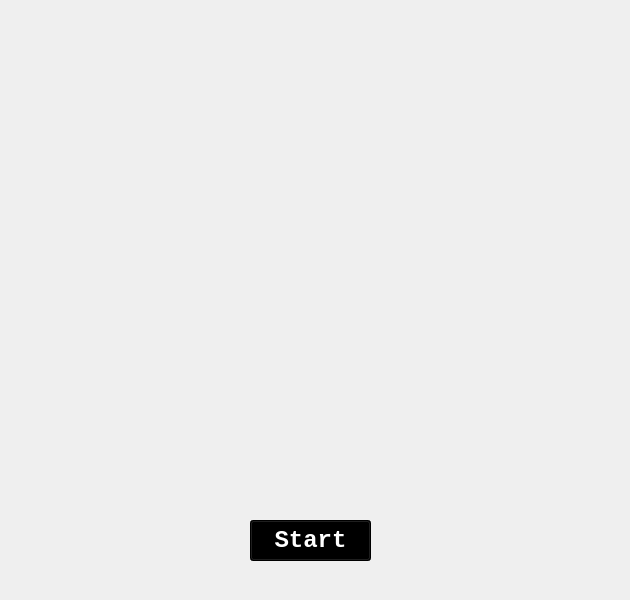
<?xml version="1.0" encoding="UTF-8"?>
<ui version="4.0">
 <class>SSC</class>
 <widget class="QMainWindow" name="SSC">
  <property name="geometry">
   <rect>
    <x>0</x>
    <y>0</y>
    <width>630</width>
    <height>600</height>
   </rect>
  </property>
  <property name="sizePolicy">
   <sizepolicy hsizetype="Fixed" vsizetype="Fixed">
    <horstretch>0</horstretch>
    <verstretch>0</verstretch>
   </sizepolicy>
  </property>
  <property name="minimumSize">
   <size>
    <width>630</width>
    <height>600</height>
   </size>
  </property>
  <property name="maximumSize">
   <size>
    <width>630</width>
    <height>600</height>
   </size>
  </property>
  <property name="palette">
   <palette>
    <active>
     <colorrole role="ButtonText">
      <brush brushstyle="SolidPattern">
       <color alpha="255">
        <red>255</red>
        <green>255</green>
        <blue>255</blue>
       </color>
      </brush>
     </colorrole>
    </active>
    <inactive>
     <colorrole role="ButtonText">
      <brush brushstyle="SolidPattern">
       <color alpha="255">
        <red>255</red>
        <green>255</green>
        <blue>255</blue>
       </color>
      </brush>
     </colorrole>
    </inactive>
    <disabled>
     <colorrole role="ButtonText">
      <brush brushstyle="SolidPattern">
       <color alpha="255">
        <red>120</red>
        <green>120</green>
        <blue>120</blue>
       </color>
      </brush>
     </colorrole>
    </disabled>
   </palette>
  </property>
  <property name="font">
   <font>
    <family>Consolas</family>
    <pointsize>10</pointsize>
   </font>
  </property>
  <property name="windowTitle">
   <string>School Management System</string>
  </property>
  <property name="windowIcon">
   <iconset>
    <normaloff>../Pictures/Main_logo.jpg</normaloff>../Pictures/Main_logo.jpg</iconset>
  </property>
  <property name="styleSheet">
   <string notr="true">background-image: url(:/Splash_Screen_BG/Pictures/Logo.jpg);</string>
  </property>
  <widget class="QWidget" name="centralwidget">
   <widget class="QPushButton" name="Start_bn">
    <property name="geometry">
     <rect>
      <x>250</x>
      <y>520</y>
      <width>121</width>
      <height>41</height>
     </rect>
    </property>
    <property name="sizePolicy">
     <sizepolicy hsizetype="Fixed" vsizetype="Fixed">
      <horstretch>0</horstretch>
      <verstretch>0</verstretch>
     </sizepolicy>
    </property>
    <property name="palette">
     <palette>
      <active>
       <colorrole role="Button">
        <brush brushstyle="SolidPattern">
         <color alpha="255">
          <red>0</red>
          <green>0</green>
          <blue>0</blue>
         </color>
        </brush>
       </colorrole>
       <colorrole role="ButtonText">
        <brush brushstyle="SolidPattern">
         <color alpha="255">
          <red>255</red>
          <green>255</green>
          <blue>255</blue>
         </color>
        </brush>
       </colorrole>
       <colorrole role="Base">
        <brush brushstyle="SolidPattern">
         <color alpha="255">
          <red>0</red>
          <green>0</green>
          <blue>0</blue>
         </color>
        </brush>
       </colorrole>
       <colorrole role="Window">
        <brush brushstyle="SolidPattern">
         <color alpha="255">
          <red>0</red>
          <green>0</green>
          <blue>0</blue>
         </color>
        </brush>
       </colorrole>
      </active>
      <inactive>
       <colorrole role="Button">
        <brush brushstyle="SolidPattern">
         <color alpha="255">
          <red>0</red>
          <green>0</green>
          <blue>0</blue>
         </color>
        </brush>
       </colorrole>
       <colorrole role="ButtonText">
        <brush brushstyle="SolidPattern">
         <color alpha="255">
          <red>255</red>
          <green>255</green>
          <blue>255</blue>
         </color>
        </brush>
       </colorrole>
       <colorrole role="Base">
        <brush brushstyle="SolidPattern">
         <color alpha="255">
          <red>0</red>
          <green>0</green>
          <blue>0</blue>
         </color>
        </brush>
       </colorrole>
       <colorrole role="Window">
        <brush brushstyle="SolidPattern">
         <color alpha="255">
          <red>0</red>
          <green>0</green>
          <blue>0</blue>
         </color>
        </brush>
       </colorrole>
      </inactive>
      <disabled>
       <colorrole role="Button">
        <brush brushstyle="SolidPattern">
         <color alpha="255">
          <red>0</red>
          <green>0</green>
          <blue>0</blue>
         </color>
        </brush>
       </colorrole>
       <colorrole role="ButtonText">
        <brush brushstyle="SolidPattern">
         <color alpha="255">
          <red>120</red>
          <green>120</green>
          <blue>120</blue>
         </color>
        </brush>
       </colorrole>
       <colorrole role="Base">
        <brush brushstyle="SolidPattern">
         <color alpha="255">
          <red>0</red>
          <green>0</green>
          <blue>0</blue>
         </color>
        </brush>
       </colorrole>
       <colorrole role="Window">
        <brush brushstyle="SolidPattern">
         <color alpha="255">
          <red>0</red>
          <green>0</green>
          <blue>0</blue>
         </color>
        </brush>
       </colorrole>
      </disabled>
     </palette>
    </property>
    <property name="font">
     <font>
      <family>Consolas</family>
      <pointsize>18</pointsize>
      <weight>75</weight>
      <bold>true</bold>
     </font>
    </property>
    <property name="styleSheet">
     <string notr="true">background-color: rgb(0, 0, 0);</string>
    </property>
    <property name="text">
     <string>Start</string>
    </property>
    <property name="default">
     <bool>false</bool>
    </property>
   </widget>
  </widget>
 </widget>
 <resources>
  <include location="QRC_FILES/SSC_BG.qrc"/>
 </resources>
 <connections/>
</ui>
